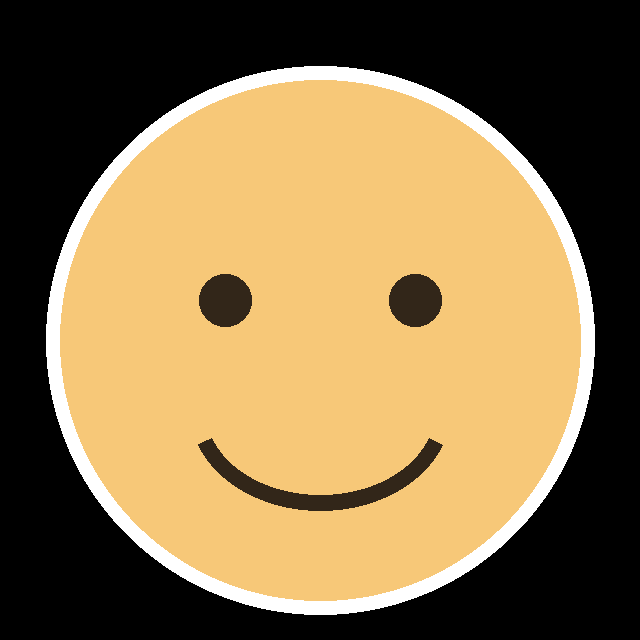
#> input picture components/ip_intro/assets/stickers/smile.png, 640 x 640 px
$ python -i a0shots.py   (imports and definitions only)
#> lines starting #> are read from the running program, lines starting #| are printed output that depends on the picture
"""A0's shots as moving pictures (storyboard v2 §1, same design kit as the approved stills):
1, 2a, I1, 2b, I2, 2c, I3, 3, 4, 5, 6 (ip_intro), 12, 17, 19, 20.
Each shot function gets the v2 frame number and the plate frame (RGB uint8) and returns a Canvas (without the
global layer: main subtitle + step bar are drawn by a0render.global_layer).
Keyword times come from 04_captions/words_v2.json (manually verified onsets). SFX for these shots: SFX below.
"""
import math
import os
import sys
from functools import lru_cache

import numpy as np
from PIL import Image, ImageDraw, ImageEnhance

sys.path.insert(0, str(__import__('pathlib').Path(__file__).resolve().parent))
from a0lib import *  # noqa

# [1 line that did not run here, left out]
# [1 line that did not run here, left out]


def T(sec):
    return int(round(sec * FPS))


def ki(sec):
    """keyword onset frame"""
    return int(round(sec * FPS))


# ------------------------------------------------------------------ timing (v2 s; keywords = words_v2 manual anchors)
K = dict(bu_hui=0.27, zhe_yang=1.57, vlog=4.13, kepu=7.86, bulou=12.31, buxiang=16.95, buhui=18.52, mianfei=20.70,
         kaiyuan=21.16, wendang=24.19, si=64.88, qianmian=133.08, si_bu=135.55, diyiban=146.52, rensheng=154.93,
         dierqx=155.45, dianzan=156.93, shoucang=157.30, pinglun=157.73, guanzhu=158.24, buyiyang=160.82)

SFX = [
    # shot 1
    dict(id='whoosh_fast', t=0.30, gain_db=-6, align='motion', note='镜1 整幅画面缩进右下框'),
    dict(id='tick', t=0.61, gain_db=-8, note='镜1 卡片 1 vlog'), dict(id='tick', t=0.84, gain_db=-8, note='镜1 卡片 2 科普'),
    dict(id='tick', t=1.07, gain_db=-8, note='镜1 卡片 3 不露脸'), dict(id='tick', t=1.24, gain_db=-8, note='镜1 卡片 4'),
    dict(id='tick', t=1.41, gain_db=-8, note='镜1 卡片 5'),
    dict(id='reverse_whoosh', t=1.57, gain_db=-6, align='end', note='镜1 「这样的视频」蓄力'),
    dict(id='hit', t=1.57, gain_db=-3, note='镜1 「这样的视频」砸下 = 说到「这」'),
    dict(id='whoosh_fast', t=1.95, gain_db=-7, align='motion', note='镜1 右下框放回全屏'),
    # 2a / inserts / 2b / 2c
    dict(id='pluck', t=4.13, gain_db=-6, note='镜2a 关键词 vlog'),
    dict(id='whoosh_fast', t=4.567, gain_db=-6, align='motion', note='切进插入① vlog 成片'),
    dict(id='pop_soft', t=7.567, gain_db=-5, note='插入①切回真人'),
    dict(id='pluck', t=7.86, gain_db=-6, pitch=2, note='镜2b 关键词 科普'),
    dict(id='whoosh_fast', t=8.467, gain_db=-6, align='motion', note='切进插入② 科普成片'),
    dict(id='pop_soft', t=11.80, gain_db=-5, pitch=2, note='插入②切回真人'),
    dict(id='pluck', t=12.31, gain_db=-6, pitch=4, note='镜2c 关键词 不露脸'),
    dict(id='whoosh_fast', t=13.467, gain_db=-6, align='motion', note='切进插入③ 不露脸成片'),
    dict(id='pop_soft', t=16.367, gain_db=-5, pitch=4, note='插入③切回真人'),
    # 3 / 4 / 5
    dict(id='hit', t=16.95, gain_db=-4, note='镜3 「不想剪辑」贴纸砸下'),
    dict(id='hit', t=18.52, gain_db=-4, pitch=2, note='镜3 「不会剪辑」贴纸砸下'),
    dict(id='whoosh_mid', t=20.30, gain_db=-6, align='motion', note='镜4 票根落下'),
    dict(id='stamp', t=20.70, gain_db=-3, note='镜4 「免费」红章'), dict(id='stamp', t=21.16, gain_db=-3, pitch=-2, note='镜4 「开源」黑章'),
    dict(id='whoosh_mid', t=22.84, gain_db=-6, align='motion', note='镜5 文档卡滑入'),
    dict(id='land', t=23.20, gain_db=-5, note='镜5 文档卡停稳'),
    dict(id='pluck', t=24.19, gain_db=-5, note='镜5 「文档」高亮'),
    # 6 ip_intro (sample settings, rel -> abs: shot start 25.0667)
    dict(id='pop_soft', t=25.0667 + 0.125, gain_db=0, note='镜6 大头贴 1'), dict(id='pop_soft', t=25.0667 + 0.975, gain_db=0, pitch=2, note='镜6 大头贴 2'),
    dict(id='pop_soft', t=25.0667 + 1.83, gain_db=0, pitch=4, note='镜6 大头贴 3'), dict(id='land', t=25.0667 + 1.915, gain_db=0, note='镜6 落定'),
    # 12
    dict(id='reverse_whoosh', t=64.88, gain_db=-6, align='end', note='镜12 大号 4 蓄力'),
    dict(id='hit', t=64.88, gain_db=-3, note='镜12 「四个步骤」大号 4 砸下'),
    dict(id='tick', t=65.00, gain_db=-8, note='镜12 步骤条第 1 格'), dict(id='tick', t=65.10, gain_db=-8, pitch=2, note='第 2 格'),
    dict(id='tick', t=65.20, gain_db=-8, pitch=4, note='第 3 格'), dict(id='tick', t=65.30, gain_db=-8, pitch=5, note='第 4 格'),
    # 17
    dict(id='whoosh_fast', t=133.00, gain_db=-7, align='motion', note='镜17 缩进右下框'),
    dict(id='whoosh_fast', t=133.08, gain_db=-6, align='motion', note='镜17 回顾 vlog'),
    dict(id='whoosh_fast', t=133.58, gain_db=-6, align='motion', note='镜17 回顾 科普'),
    dict(id='whoosh_fast', t=134.08, gain_db=-6, align='motion', note='镜17 回顾 不露脸'),
    dict(id='whoosh_fast', t=134.62, gain_db=-7, align='motion', note='镜17 放回全屏'),
    dict(id='hit', t=135.55, gain_db=-3, note='镜17 「4 步」小结贴纸 = 说到「四个步骤」'),
    # 19
    dict(id='stamp', t=146.52, gain_db=-3, note='镜19 「v1.0」贴纸 = 说到「第一版」'),
    dict(id='laser_zip', t=154.93, gain_db=-7, dur=0.25, note='镜19 曲线开始画（人生的）'),
    dict(id='shimmer', t=155.45, gain_db=-8, dur=1.0, note='镜19 「第二曲线」标签弹出 = 说到「第」（曲线同时画到上扬段）'),
    # 20
    dict(id='pop_soft', t=156.93, gain_db=-4, note='镜20 点赞'), dict(id='pop_soft', t=157.30, gain_db=-4, pitch=2, note='镜20 收藏'),
    dict(id='pop_soft', t=157.73, gain_db=-4, pitch=4, note='镜20 评论'), dict(id='pop_soft', t=158.24, gain_db=-4, pitch=7, note='镜20 关注'),
    dict(id='ident_hop', t=160.82, gain_db=-4, align='anchor', note='镜20 片尾标识音（候选「小鹿跳」，待 Max 定）= 眨眼大头贴落定'),
]


# ------------------------------------------------------------------ assets
@lru_cache(maxsize=None)
def asset(name):
    return Image.open(ASSETS / name).convert('RGBA')


# [5 lines left out: function cover, not called in this run]


@lru_cache(maxsize=None)
def paper_bg(tone=(243, 238, 228), seed=11, dots=0):
    return paper(tone=tone, seed=seed, dots=dots)


# [10 lines that did not run here, left out]


# ================================================================== shot 1: hook + six flashing cards, Max in the PiP
S1_CARDS = [  # (asset, rot, centre, tall, lands at)
    ('vlog_9.60.png', -15, (330, 1270), True, 0.61), ('kepu_20.00.png', -12, (290, 860), True, 0.84),
    ('faceless_20.00.png', -6, (215, 1060), True, 1.07), ('card01_2.9.png', 9, (660, 860), False, 1.24),
    ('card02_2.6.png', 12, (700, 1250), False, 1.41),
]


# [5 lines left out: function s1_card, not called in this run]


@lru_cache(maxsize=None)
def s1_top():
    return rotate(photo(asset('card03_3.55.png').resize((620, 827), Image.LANCZOS), border=14, radius=8), -2)


# [70 lines left out: functions s1_labels, s01, demo_tag, not called in this run]


def s_insert(kind):
    # [8 lines left out: function fn, not called in this run]
    return fn


import timeline as T_  # noqa: E402


# ================================================================== 2a / 2b / 2c: Max full screen (keyword in the strip)
def s_plain(f, base):
    return Canvas(base)


# ================================================================== shot 3: two vertical stickers slam in on the sides
# [127 lines left out: functions s3_stickers, s03, ticket_stub, ink_stamp, s04, doc_card and 1 more, not called in this run]


# ================================================================== shot 6: ip_intro component (rendered by xiaolu-motion)
class IpIntro:
    def __init__(self):
        self.path = A0 / 'shots/s06/s06_overlay.mov'
        self.r, self.next = None, None

    # [9 lines left out: function frame, not called in this run]


# [1 line that did not run here, left out]


def s06(f, base):
    return Canvas(IPI.frame(f - 752))


# ================================================================== shot 12: big 4 + 「个步骤」 sticker, the step bar enters
# [35 lines left out: functions s12_parts, s12, not called in this run]


# ================================================================== shot 17: recap (three demo clips as cards), Max in the PiP, 「4 步」
RECAP = [('vlog', 26.40, 133.08, (-9, 270, 800)), ('kepu', 25.90, 133.58, (6, 350, 810)), ('faceless', 28.90, 134.08, (-3, 320, 800))]


class DemoClip:
    def __init__(self, key, t0):
        self.path = DEMOS / {'vlog': 'vlog/vlog_demo.mp4', 'kepu': 'kepu/kepu_demo.mp4', 'faceless': 'faceless/faceless_demo.mp4'}[key]
        self.f0 = int(round(t0 * FPS))
        self.cache = {}

    # [8 lines left out: function frame, not called in this run]


# [1 line that did not run here, left out]


# [98 lines left out: functions four_bu, s17, v10, curve_points, s19, not called in this run]


# ================================================================== shot 20: Max as a taped photo, four icons, wink sticker
def live_photo_img(rgb, scale=0.66, rot=1.5):
    s = Image.fromarray(rgb).convert('RGBA')
    w, h = int(W * scale), int(H * scale)
    p = photo(s.resize((w, h), Image.LANCZOS), border=14, radius=18)
    out = Image.new('RGBA', (p.width + 40, p.height + 40), (0, 0, 0, 0))
    out.alpha_composite(p, (20, 34))
    for (tx, ang, col, sd) in ((40, -28, (250, 222, 120), 31), (p.width - 150, 24, (170, 205, 245), 32)):
        out.alpha_composite(rotate(tape(150, 40, color=col, seed=sd), ang), (tx, 0))
    return out.rotate(rot, resample=Image.BICUBIC, expand=True)


# [21 lines left out: functions icon_sticker, wink_card, not called in this run]


S20_ICONS = [('点赞', K['dianzan'], (10, 232), -6), ('收藏', K['shoucang'], (186, 256), 5), ('评论', K['pinglun'], (14, 468), 4),
             ('关注', K['guanzhu'], (190, 492), -5)]


# [37 lines left out: function s20, not called in this run]


SHOT_FN = {'01': s01, '02a': s_plain, 'I1': s_insert('vlog'), '02b': s_plain, 'I2': s_insert('科普'), '02c': s_plain,
           'I3': s_insert('不露脸'), '03': s03, '04': s04, '05': s05, '06': s06, '12': s12, '17': s17, '19': s19, '20': s20}

>>> import cv2
>>> picture = cv2.imread('../../../../components/ip_intro/assets/stickers/smile.png', cv2.IMREAD_GRAYSCALE)
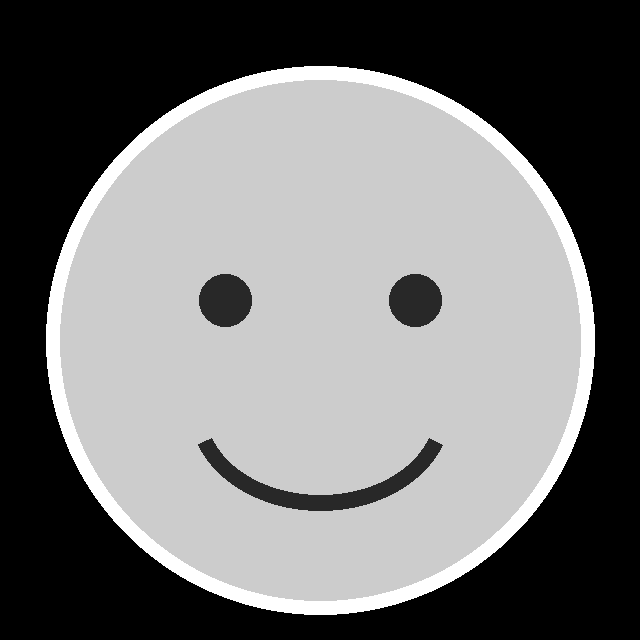
#> picture: shape (640, 640); min 0, max 255, mean 117.2
>>> result = live_photo_img(picture)
#> (the run stopped early here; a loop or call above may not have finished)

$ run again, on library/attention-lines/thumb.jpg
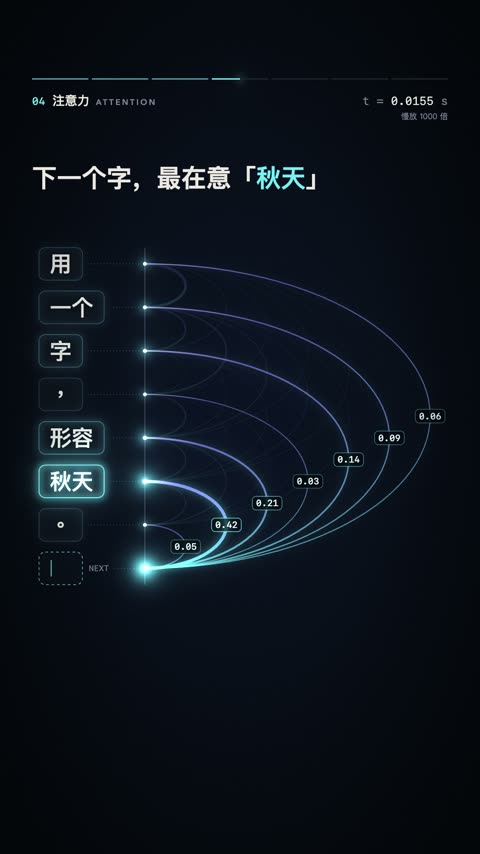
#> input picture library/attention-lines/thumb.jpg, 480 x 854 px
#> `picture = cv2.imread('../../../../components/ip_intro/assets/stickers/..`:
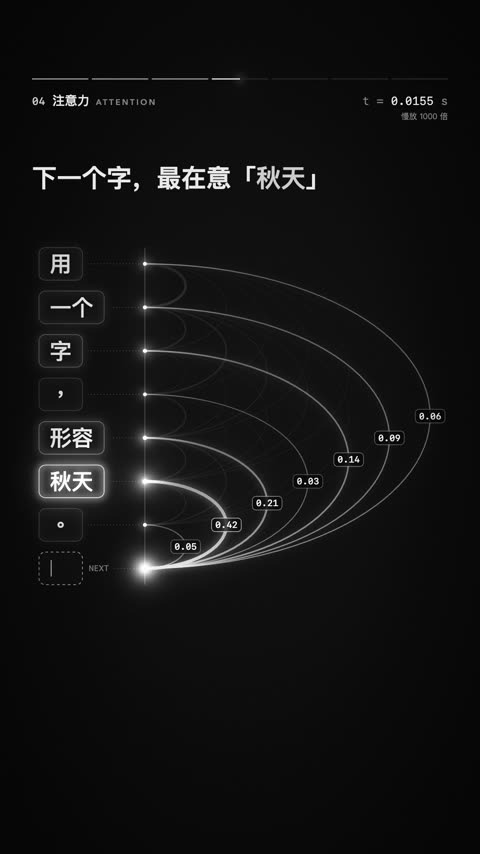
#> picture: shape (854, 480); min 0, max 255, mean 18.3
